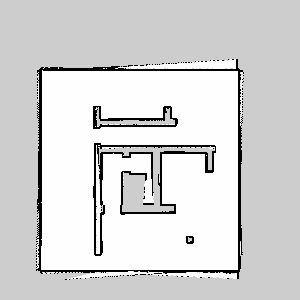
#> input picture data/maps/map.pgm, 300 x 300 px, found by its file name
$ python hugh_lines.py
#> lines starting #> are read from the running program, lines starting #| are printed output that depends on the picture; after the words box and inside, x2 and y2 are one past the last pixel; in counts of white or black regions, pixels touching at a corner belong together
"""
@file hough_lines.py
@brief This program extracts line segments from the occupancy grid map using Hough transform and saves the set of lines
to a yaml file
Uncommenting the last section of the code will display the line segments overlaid on the image
"""
import sys
import cv2 as cv
import numpy as np
import yaml
import pickle
import matplotlib.pyplot as plt

filename = "/home/benoit/catkin_ws/src/ias0060_scitos_auclair_bryan_schneider/data/maps/map.pgm"

# Loads an image
src = cv.imread(filename)
#> src is the input picture: shape (300, 300, 3); min 0, max 254, mean 213.6
# Check if image is loaded fine
if src is None:
    print('Error opening image!')

originalImage = src
grayImage = cv.cvtColor(originalImage, cv.COLOR_BGR2GRAY)

(thresh, blackAndWhiteImage) = cv.threshold(grayImage, 200, 255, cv.THRESH_BINARY)
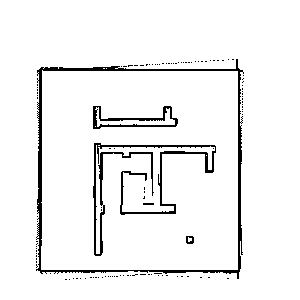
#> blackAndWhiteImage: shape (300, 300); 94.7% white; black in thin lines or dots, all inside (x1, y1, x2, y2) = (36, 59, 244, 280)
invertedImage = ~blackAndWhiteImage

cv.imshow('Black white image', blackAndWhiteImage)
cv.imshow('Original image',originalImage)
cv.imshow('Gray image', grayImage)
cv.imshow('Iverted image', invertedImage)

edges = cv.Canny(grayImage, 50, 100, None, 3)
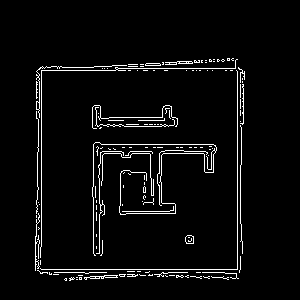
#> edges: shape (300, 300); 4.2% white in thin lines or dots, all inside (x1, y1, x2, y2) = (35, 58, 245, 281)
cv.imshow('Edges image', edges)

# cv.imwrite("data/maps/blackandwhite_map.png", blackAndWhiteImage)

# Copy edges to the images that will display the results in BGR
cdst = cv.cvtColor(grayImage, cv.COLOR_GRAY2BGR)
cdst0 = np.copy(cdst)
cdst1 = np.copy(cdst)

# linesP = cv.HoughLinesP(invertedImage, 2, np.pi / 180, 10, None, 5, 5)
linesFromBaW = cv.HoughLinesP(image=invertedImage, rho=3, theta=np.pi/2, threshold=3, lines=np.array([]), minLineLength=6, maxLineGap=2)
#> linesFromBaW = 73 rows, first 6: [36, 270, 239, 270], [160, 153, 207, 153], [240, 240, 240, 126], [100, 120, 122, 120], [39, 69, 239, 69], [108, 118, 164, 118]
linesFromEdges = cv.HoughLinesP(image=edges, rho=1, theta=np.pi/2, threshold=3, lines=np.array([]), minLineLength=5, maxLineGap=1)
#> linesFromEdges = 108 rows, first 6: [240, 223, 240, 165], [159, 173, 159, 153], [161, 202, 161, 182], [41, 269, 237, 269], [41, 70, 115, 70], [242, 253, 242, 241]

filename2 = "/home/benoit/catkin_ws/src/ias0060_scitos_auclair_bryan_schneider/data/config/map_features.yaml"

if linesFromBaW is not None:

    with open(filename2, 'w') as file:
        start_x = []
        start_y = []
        end_x = []
        end_y = []

        for idx in range(0, 1):
            l = linesFromBaW[idx][0]
            start_x.append(str(l[0]))
            start_y.append(str(l[1]))
            end_x.append(str(l[2]))
            end_y.append(str(l[3]))

            cv.line(cdst0, (l[0], l[1]), (l[2], l[3]), (0, 0, 255), 2, cv.LINE_AA)
#> this loop made 1 pass
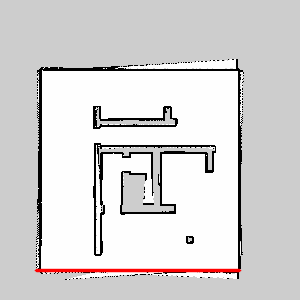
#> cdst0: shape (300, 300, 3); 1.15% of pixels changed, all inside (x1, y1, x2, y2) = (34, 268, 242, 273)
#> after the loop, end_x = ['239']; end_y = ['270']; start_x = ['36']; start_y = ['270']

        line_dict = {"start_x": start_x, "start_y": start_y, "end_x": end_x, "end_y": end_y}
#> line_dict = {'start_x': ['36'], 'start_y': ['270'], 'end_x': ['239'], 'end_y': ['270']}

        documents = yaml.dump(line_dict, file)


if linesFromEdges is not None:
    all_lines = dict
    for i in range(0, len(linesFromEdges)):
        print("coordinates line: ", i)

        l = linesFromEdges[i][0]
        print("coordinates start point: ", (l[0], l[1]))
        print("coordinates end point: ", (l[2], l[3]))
        cv.line(cdst1, (l[0], l[1]), (l[2], l[3]), (0, 0, 255), 2, cv.LINE_AA)
#> this loop made 108 passes
#> l on passes 1 to 12: [240, 223, 240, 165], [159, 173, 159, 153], [161, 202, 161, 182], [41, 269, 237, 269], [41, 70, 115, 70], [242, 253, 242, 241], [101, 144, 213, 144], [196, 272, 224, 272], [109, 117, 162, 117], [76, 277, 81, 277], [237, 268, 237, 71], [99, 253, 99, 214]
#> (printed output is left out)
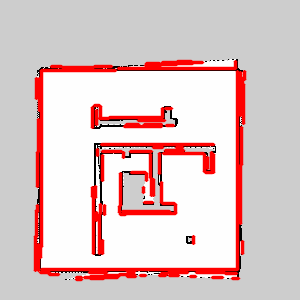
#> cdst1: shape (300, 300, 3); 13.31% of pixels changed, all inside (x1, y1, x2, y2) = (33, 59, 247, 282)


# cv.imshow("Source", src)
# cv.imshow("Detected Lines (in red) - Standard Hough Line Transform", cdst)
cv.imshow("Detected Lines - black and white img", cdst0)
cv.imshow("Detected Lines - edges", cdst1)

# plt.imshow(cdst0)
# plt.show()

cv.waitKey(0)
cv.destroyAllWindows()
